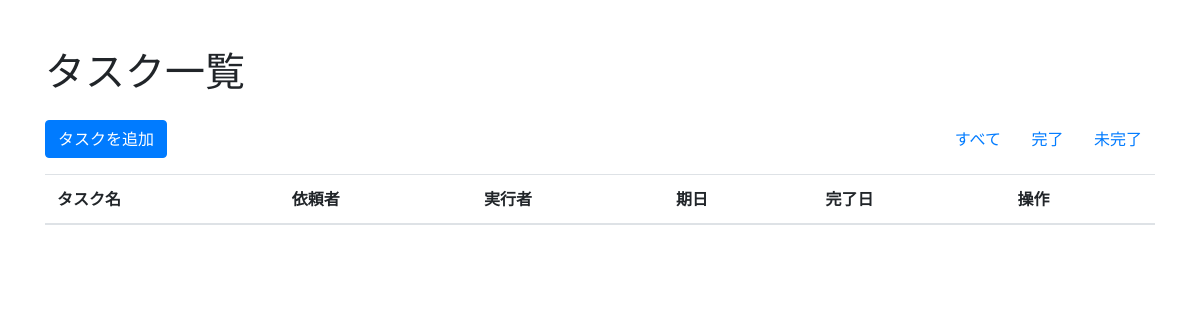
/task_list?filter=completed, run on an earlier commit of the app's database.
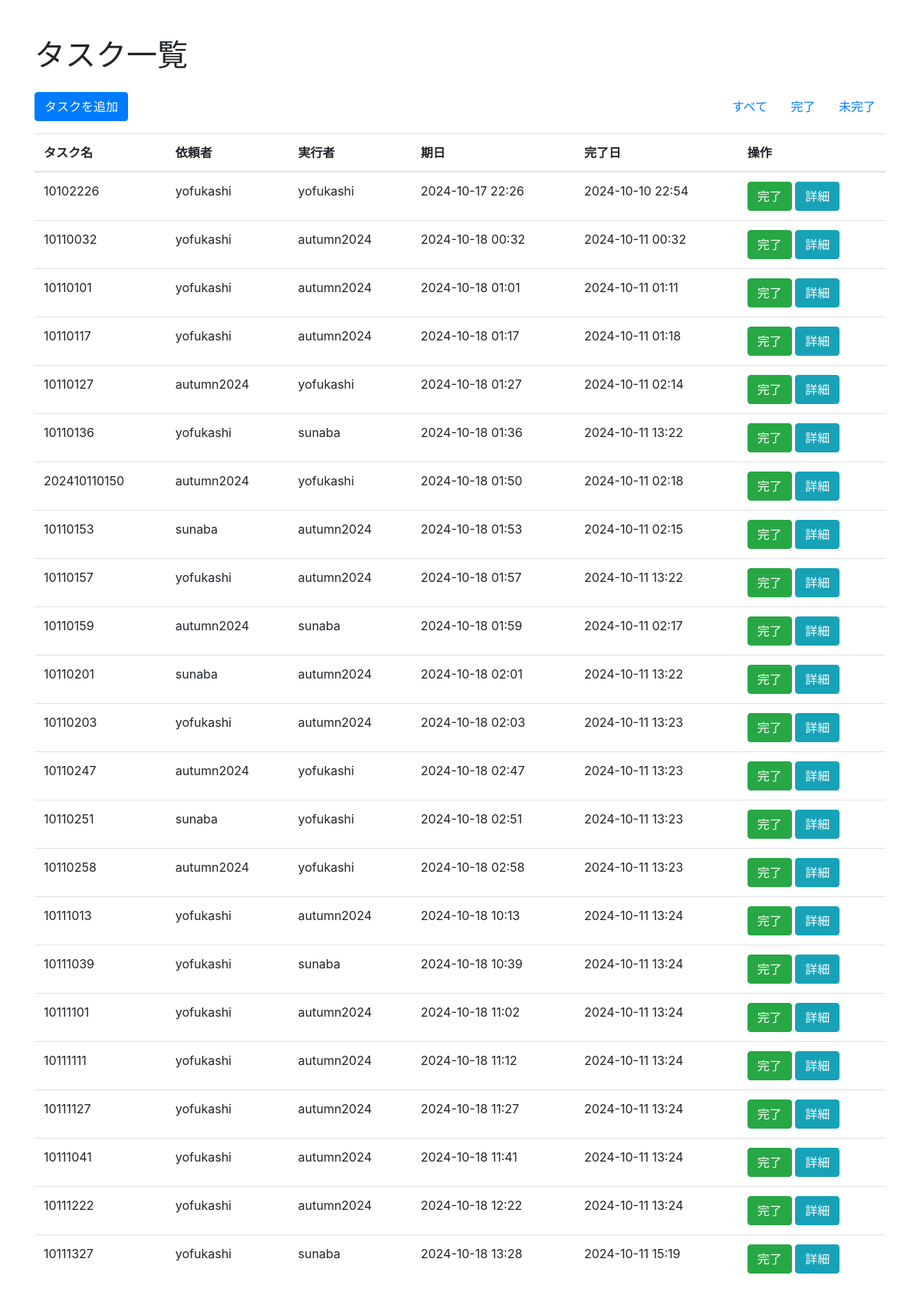
And on a later commit of the database.
### models.py (models this page shows)
class Task(db.Model):
    id = db.Column(db.Integer, primary_key=True)
    title = db.Column(db.String(100), nullable=False)
    due_date = db.Column(db.DateTime, nullable=False)
    requester_id = db.Column(db.Integer, db.ForeignKey('user.id'), nullable=False)
    assignee_id = db.Column(db.Integer, db.ForeignKey('user.id'), nullable=False)
    remind_start_date = db.Column(db.DateTime, nullable=False)
    remind_interval = db.Column(db.String(10), nullable=False)
    is_completed = db.Column(db.Boolean, default=False)
    completed_at = db.Column(db.DateTime, nullable=True)
    last_remind_time = db.Column(db.DateTime, nullable=True)  # 追加されたフィールド
    requester = db.relationship('User', foreign_keys=[requester_id], backref='requested_tasks')
    assignee = db.relationship('User', foreign_keys=[assignee_id], backref='assigned_tasks')
    comments = db.relationship('Comment', backref='task', lazy=True)

class User(db.Model):
    id = db.Column(db.Integer, primary_key=True)
    username = db.Column(db.String(100), unique=True, nullable=False)
    email = db.Column(db.String(120), unique=True, nullable=False)
    team_id = db.Column(db.Integer, db.ForeignKey('team.id'), nullable=False)

### routes.py (the view)
@main.route('/task_list')
def task_list():
    filter = request.args.get('filter', 'all')  # デフォルトは 'all'
    if filter == 'completed':
        tasks = Task.query.filter_by(is_completed=True).all()  # 完了したタスクを取得
    elif filter == 'incomplete':
        tasks = Task.query.filter_by(is_completed=False).all()  # 未完了のタスクを取得
    else:
        tasks = Task.query.all()  # 全てのタスクを取得
    return render_template('task_list.html', tasks=tasks, filter=filter)

### templates/task_list.html (shortened to what this page needs)
<!DOCTYPE html>
<html lang="ja">
<head>
    <link rel="stylesheet" href="https://stackpath.bootstrapcdn.com/bootstrap/4.5.2/css/bootstrap.min.css">
</head>
<body>
    <div class="container mt-5">
        <h1 class="mb-4">タスク一覧</h1>
        <div class="d-flex justify-content-between mb-3">
            <a href="{{ url_for('main.index') }}" class="btn btn-primary">タスクを追加</a>
            <div>
                <a href="{{ url_for('main.task_list', filter='all') }}" class="btn btn-link">すべて</a>
                <a href="{{ url_for('main.task_list', filter='completed') }}" class="btn btn-link">完了</a>
                <a href="{{ url_for('main.task_list', filter='incomplete') }}" class="btn btn-link">未完了</a>
            </div>
        </div>
        <table class="table">
            <thead>
                <tr>
                    <th>タスク名</th>
                    <th>依頼者</th>
                    <th>実行者</th>
                    <th>期日</th>
                    <th>完了日</th>
                    <th>操作</th>
                </tr>
            </thead>
            <tbody>
                {% for task in tasks %}
                <tr>
                    <td>{{ task.title }}</td>
                    <td>{{ task.requester.username }}</td>
                    <td>{{ task.assignee.username }}</td>
                    <td>{{ task.due_date.strftime('%Y-%m-%d %H:%M') }}</td>
                    <td>
                        {% if task.completed_at %}
                            {{ task.completed_at.strftime('%Y-%m-%d %H:%M') }}
                        {% else %}
                            未完了
                        {% endif %}
                    </td>
                    <td>
                        <form action="{{ url_for('main.complete_task', task_id=task.id) }}" method="POST" style="display:inline;">
                            <button type="submit" class="btn btn-success">完了</button>
                        </form>
                        <a href="{{ url_for('main.task_detail', task_id=task.id) }}" class="btn btn-info">詳細</a>
                    </td>
                </tr>
                {% endfor %}
            </tbody>
        </table>
    </div>
</body>
</html>

What changed in the data, as far as the page shows it:
now on this page (row edited): Task: title "10102226", requester.username "yofukashi", assignee.username "yofukashi", due_date "2024-10-17 22:26", completed_at "2024-10-10 22:54"
now on this page (row edited): Task: title "10110032", requester.username "yofukashi", assignee.username "autumn2024", due_date "2024-10-18 00:32", completed_at "2024-10-11 00:32"
now on this page (row edited): Task: title "10110101", requester.username "yofukashi", assignee.username "autumn2024", due_date "2024-10-18 01:01", completed_at "2024-10-11 01:11"
now on this page (row edited): Task: title "10110117", requester.username "yofukashi", assignee.username "autumn2024", due_date "2024-10-18 01:17", completed_at "2024-10-11 01:18"
now on this page (row edited): Task: title "10110127", requester.username "autumn2024", assignee.username "yofukashi", due_date "2024-10-18 01:27", completed_at "2024-10-11 02:14"
now on this page (row edited): Task: title "10110136", requester.username "yofukashi", assignee.username "sunaba", due_date "2024-10-18 01:36", completed_at "2024-10-11 13:22"
now on this page (row edited): Task: title "202410110150", requester.username "autumn2024", assignee.username "yofukashi", due_date "2024-10-18 01:50", completed_at "2024-10-11 02:18"
now on this page (row edited): Task: title "10110153", requester.username "sunaba", assignee.username "autumn2024", due_date "2024-10-18 01:53", completed_at "2024-10-11 02:15"
now on this page (row edited): Task: title "10110157", requester.username "yofukashi", assignee.username "autumn2024", due_date "2024-10-18 01:57", completed_at "2024-10-11 13:22"
now on this page (row edited): Task: title "10110159", requester.username "autumn2024", assignee.username "sunaba", due_date "2024-10-18 01:59", completed_at "2024-10-11 02:17"
now on this page (row edited): Task: title "10110201", requester.username "sunaba", assignee.username "autumn2024", due_date "2024-10-18 02:01", completed_at "2024-10-11 13:22"
now on this page (row edited): Task: title "10110203", requester.username "yofukashi", assignee.username "autumn2024", due_date "2024-10-18 02:03", completed_at "2024-10-11 13:23"
now on this page (row edited): Task: title "10110247", requester.username "autumn2024", assignee.username "yofukashi", due_date "2024-10-18 02:47", completed_at "2024-10-11 13:23"
now on this page (row edited): Task: title "10110251", requester.username "sunaba", assignee.username "yofukashi", due_date "2024-10-18 02:51", completed_at "2024-10-11 13:23"
now on this page (row edited): Task: title "10110258", requester.username "autumn2024", assignee.username "yofukashi", due_date "2024-10-18 02:58", completed_at "2024-10-11 13:23"
now on this page (row edited): Task: title "10111013", requester.username "yofukashi", assignee.username "autumn2024", due_date "2024-10-18 10:13", completed_at "2024-10-11 13:24"
now on this page (row edited): Task: title "10111039", requester.username "yofukashi", assignee.username "sunaba", due_date "2024-10-18 10:39", completed_at "2024-10-11 13:24"
now on this page (row edited): Task: title "10111101", requester.username "yofukashi", assignee.username "autumn2024", due_date "2024-10-18 11:02", completed_at "2024-10-11 13:24"
now on this page (row edited): Task: title "10111111", requester.username "yofukashi", assignee.username "autumn2024", due_date "2024-10-18 11:12", completed_at "2024-10-11 13:24"
now on this page (row edited): Task: title "10111127", requester.username "yofukashi", assignee.username "autumn2024", due_date "2024-10-18 11:27", completed_at "2024-10-11 13:24"
now on this page (row edited): Task: title "10111041", requester.username "yofukashi", assignee.username "autumn2024", due_date "2024-10-18 11:41", completed_at "2024-10-11 13:24"
now on this page (row edited): Task: title "10111222", requester.username "yofukashi", assignee.username "autumn2024", due_date "2024-10-18 12:22", completed_at "2024-10-11 13:24"
now on this page (row edited): Task: title "10111327", requester.username "yofukashi", assignee.username "sunaba", due_date "2024-10-18 13:28", completed_at "2024-10-11 15:19"
